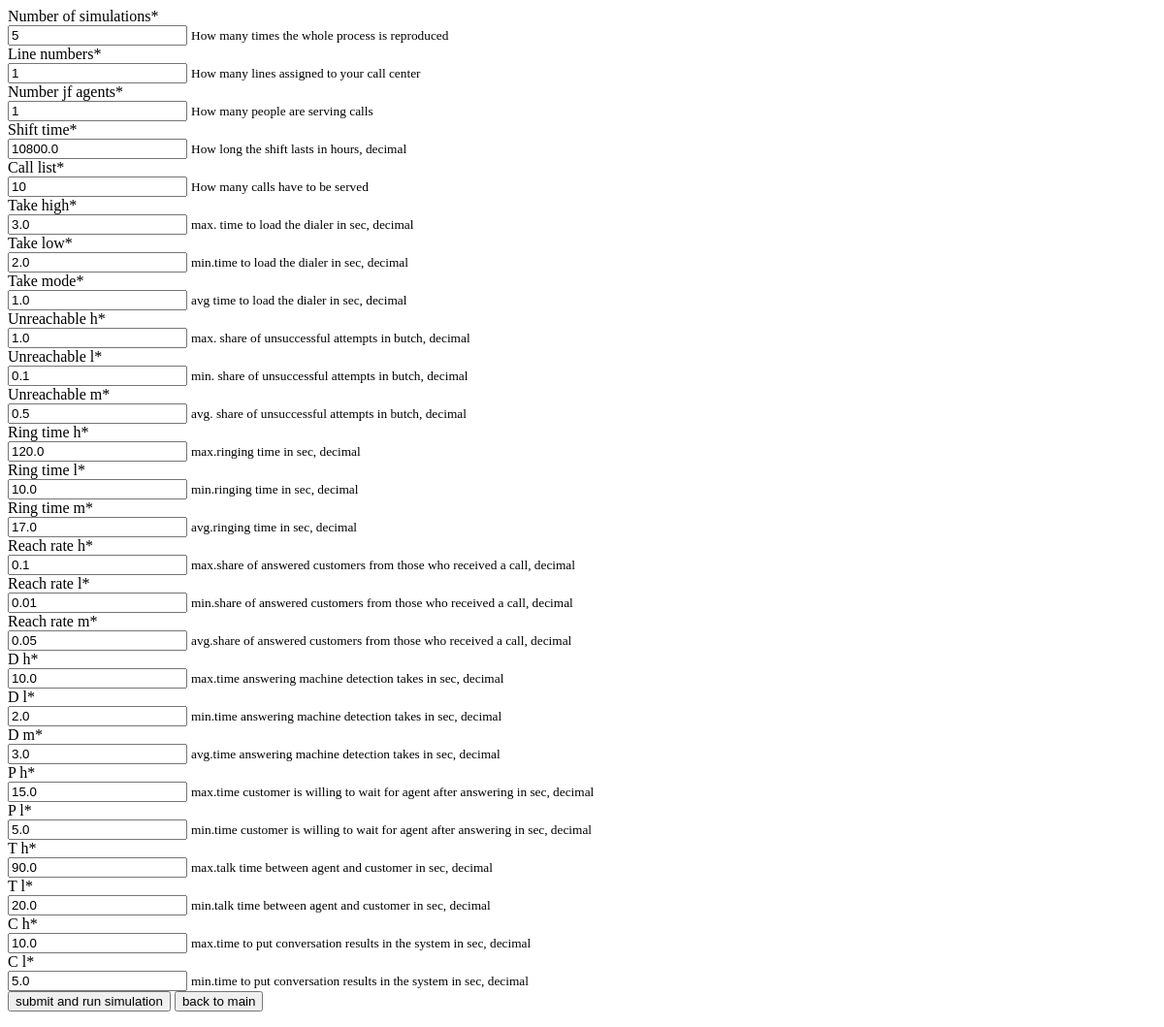
Page /simulator/1/update on the earlier database version.
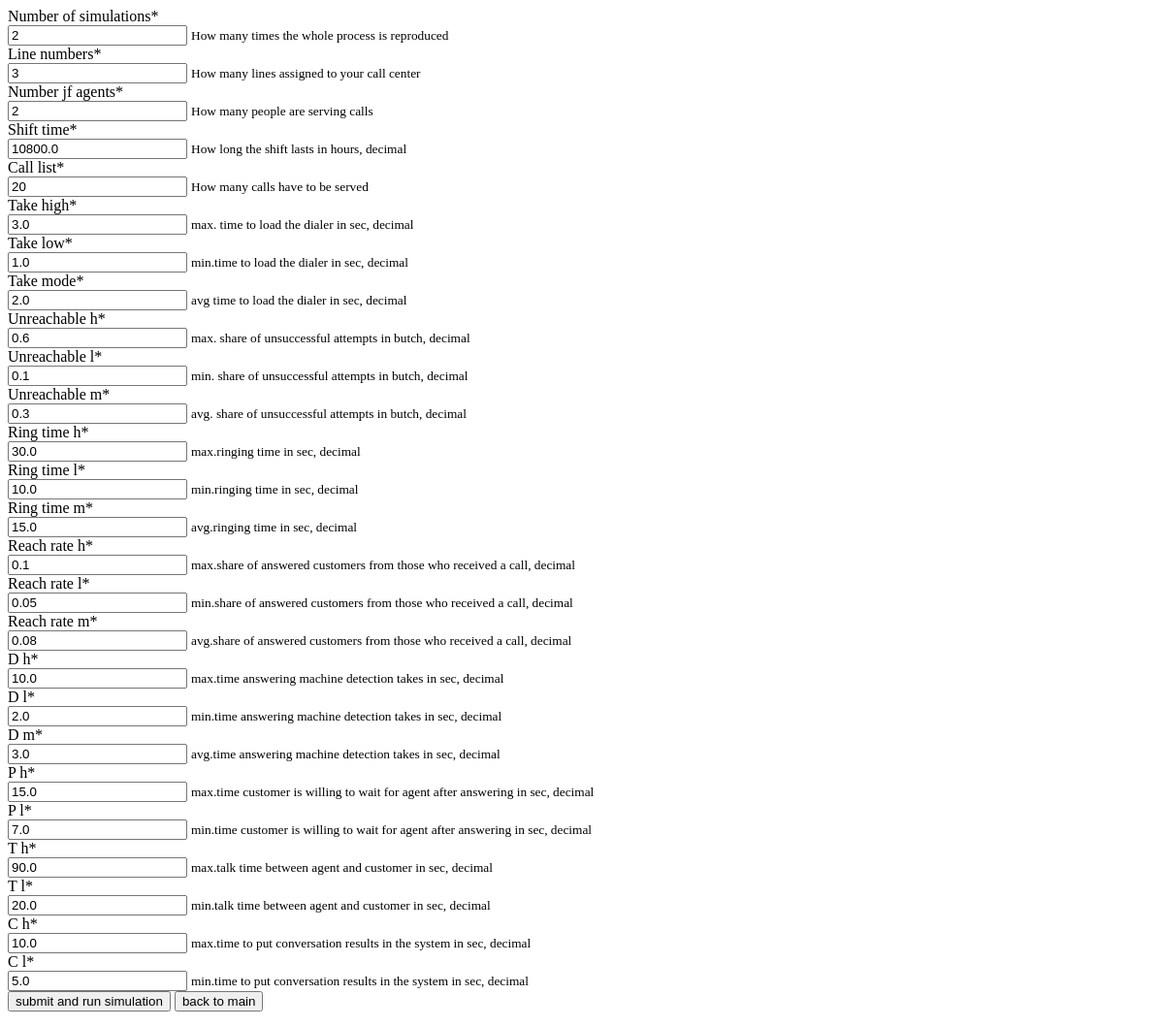
Same page on the later database version.
### simulator/models.py (models this page shows)
class CreateInput(models.Model):
    number_of_simulations = models.IntegerField(help_text="How many times the whole process is reproduced")
    line_numbers = models.IntegerField(help_text="How many lines assigned to your call center")
    number_jf_agents = models.IntegerField(help_text="How many people are serving calls")
    shift_time = models.FloatField(help_text="How long the shift lasts in hours, decimal")
    call_list = models.IntegerField(help_text="How many calls have to be served")
    take_high = models.FloatField(help_text="max. time to load the dialer in sec, decimal")
    take_low = models.FloatField(help_text="min.time to load the dialer in sec, decimal")
    take_mode = models.FloatField(help_text="avg time to load the dialer in sec, decimal")
    unreachable_h = models.FloatField(help_text="max. share of unsuccessful attempts in butch, decimal")
    unreachable_l = models.FloatField(help_text="min. share of unsuccessful attempts in butch, decimal")
    unreachable_m = models.FloatField(help_text="avg. share of unsuccessful attempts in butch, decimal")
    ring_time_h = models.FloatField(help_text="max.ringing time in sec, decimal")
    ring_time_l = models.FloatField(help_text="min.ringing time in sec, decimal")
    ring_time_m = models.FloatField(help_text="avg.ringing time in sec, decimal")
    reach_rate_h = models.FloatField(help_text="max.share of answered customers from those who received "
                                                "a call, decimal")
    reach_rate_l = models.FloatField(help_text="min.share of answered customers from those who received "
                                                "a call, decimal")
    reach_rate_m = models.FloatField(help_text="avg.share of answered customers from those who received "
                                                "a call, decimal")
    d_h = models.FloatField(help_text="max.time answering machine detection takes in sec, decimal")
    d_l = models.FloatField(help_text="min.time answering machine detection takes in sec, decimal")
    d_m = models.FloatField(help_text="avg.time answering machine detection takes in sec, decimal")
    p_h = models.FloatField(help_text="max.time customer is willing to wait for agent after answering in sec, decimal")
    p_l = models.FloatField(help_text="min.time customer is willing to wait for agent after answering in sec, decimal")
    t_h = models.FloatField(help_text="max.talk time between agent and customer in sec, decimal")
    t_l = models.FloatField(help_text="min.talk time between agent and customer in sec, decimal")
    c_h = models.FloatField(help_text="max.time to put conversation results in the system in sec, decimal")
    c_l = models.FloatField(help_text="min.time to put conversation results in the system in sec, decimal")

### simulator/views.py (the view, shortened to what this page needs)
# urls.py: path('<int:pk>/update', EditVars.as_view(), name='update'),
class EditVars(UpdateView):
    template_name = 'simulator/createinput_update.html'
    success_url = reverse_lazy('simulator:success')
    def get(self, request, pk):
        pk = models.CreateInput.objects.values().last()['id']
        vars = get_object_or_404(models.CreateInput, id=pk)
        form = InputForm(instance=vars)
        cntx = {'form': form}
        print(vars)
        return render(request, template_name=self.template_name, context=cntx)

### simulator/views.py
class InputForm(ModelForm):
    class Meta:
        model = models.CreateInput
        fields = '__all__'

### templates/simulator/createinput_update.html (shortened to what this page needs)
{% extends 'simulator/base.html' %}
{% load crispy_forms_tags %}
{% block content %}
<form action="" method="post">
    {{ form|crispy }}
    <input type="submit" value="submit and run simulation">
    <input type="button" value="back to main" onclick="window.location.href='{% url 'simulator:main' %}'">
</form>
{% endblock %}

### templates/simulator/base.html (shortened to what this page needs)
<html lang="en">
<head>
</head>
<body>
{% block content %}
{% endblock %}
</body>
</html>

Differences in the rows shown:
no longer on this page (row unchanged): CreateInput: number_of_simulations "5", line_numbers "1", number_jf_agents "1", shift_time "10800.0", call_list "10", take_high "3.0", take_low "2.0", take_mode "1.0", unreachable_h "1.0", unreachable_l "0.1", unreachable_m "0.5", ring_time_h "120.0", ring_time_l "10.0", ring_time_m "17.0", reach_rate_h "0.1", reach_rate_l "0.01", reach_rate_m "0.05", d_h "10.0", d_l "2.0", d_m "3.0", p_h "15.0", p_l "5.0", t_h "90.0", t_l "20.0", c_h "10.0", c_l "5.0"
added CreateInput: number_of_simulations "2", line_numbers "3", number_jf_agents "2", shift_time "10800.0", call_list "20", take_high "3.0", take_low "1.0", take_mode "2.0", unreachable_h "0.6", unreachable_l "0.1", unreachable_m "0.3", ring_time_h "30.0", ring_time_l "10.0", ring_time_m "15.0", reach_rate_h "0.1", reach_rate_l "0.05", reach_rate_m "0.08", d_h "10.0", d_l "2.0", d_m "3.0", p_h "15.0", p_l "7.0", t_h "90.0", t_l "20.0", c_h "10.0", c_l "5.0"
